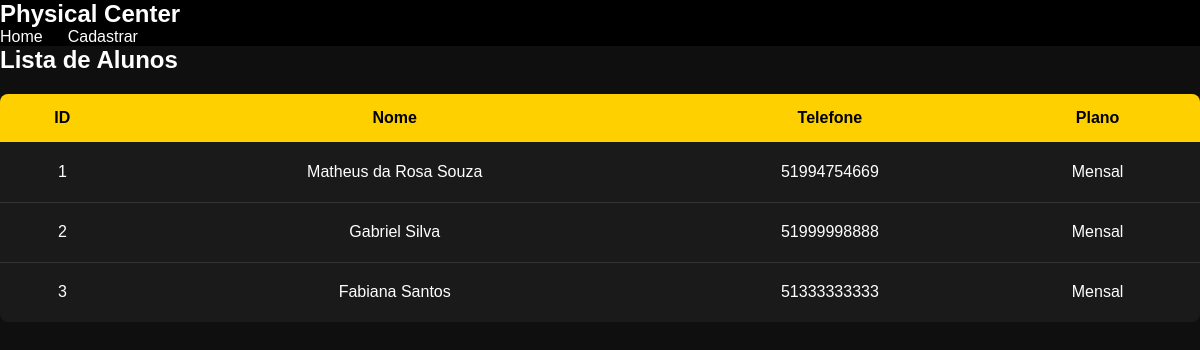
/alunos.php, run on the app's committed database.
### tables this page shows
CREATE TABLE usuarios (
            id INTEGER PRIMARY KEY AUTOINCREMENT,
            nome TEXT NOT NULL,
            email TEXT UNIQUE,
            senha TEXT,
            telefone TEXT,
            idade INTEGER,
            plano TEXT
        );

### alunos.php (the view, shortened to what this page needs)
<?php
require "database.php";
$sql = "
    SELECT id, nome, telefone, plano
    FROM usuarios
";
$stmt = $db->query($sql);
$usuarios = $stmt->fetchAll(PDO::FETCH_ASSOC);
?>
<!DOCTYPE html>
<html lang="pt-BR">
<head>
    <link rel="stylesheet" href="style.css">
</head>
<body>
<header>
    <h1>Physical Center</h1>
    <nav>
        <a href="index.php">Home</a>
        <a href="cadastro.php">Cadastrar</a>
    </nav>
</header>
<div class="container">
    <h2>Lista de Alunos</h2>
    <table>
        <tr>
            <th>ID</th>
            <th>Nome</th>
            <th>Telefone</th>
            <th>Plano</th>
        </tr>
        <?php if (count($usuarios) > 0): ?>
            <?php foreach ($usuarios as $user): ?>
                <tr>
                    <td><?= htmlspecialchars($user['id']) ?></td>
                    <td><?= htmlspecialchars($user['nome']) ?></td>
                    <td><?= htmlspecialchars($user['telefone']) ?></td>
                    <td><?= htmlspecialchars($user['plano']) ?></td>
                </tr>
            <?php endforeach; ?>
        <?php endif; ?>
    </table>
</div>
</body>
</html>

### style.css (style rules this page uses)
* { margin: 0; padding: 0; box-sizing: border-box; font-family: Arial, Helvetica, sans-serif; }
body { background: #0f0f0f; color: white; }
header { width: 100%; background: #000; }
header h1 { font-size: 24px; }
nav { display: flex; gap: 25px; }
nav a { color: white; text-decoration: none; font-weight: 500; transition: 0.3s; }
table { width: 100%; border-collapse: collapse; margin-top: 20px; background: #1a1a1a; border-radius: 8px; overflow: hidden; }
th { background: #ffd000; color: black; padding: 15px; }
td { padding: 12px; text-align: center; border-bottom: 1px solid #333; height: 60px; }
tr:last-child td { border-bottom: none; }

### data on the page
usuarios: id "1", nome "Matheus da Rosa Souza", telefone "51994754669", plano "Mensal"
usuarios: id "2", nome "Gabriel Silva", telefone "51999998888", plano "Mensal"
usuarios: id "3", nome "Fabiana Santos", telefone "51333333333", plano "Mensal"
